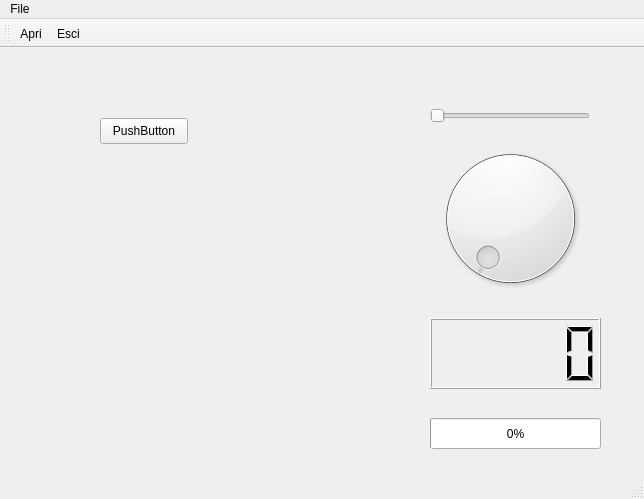
<?xml version="1.0" encoding="UTF-8"?>
<ui version="4.0">
 <class>MainWindow</class>
 <widget class="QMainWindow" name="MainWindow">
  <property name="geometry">
   <rect>
    <x>0</x>
    <y>0</y>
    <width>644</width>
    <height>499</height>
   </rect>
  </property>
  <property name="windowTitle">
   <string>Prova</string>
  </property>
  <widget class="QWidget" name="centralwidget">
   <widget class="QPushButton" name="pushButton">
    <property name="geometry">
     <rect>
      <x>100</x>
      <y>70</y>
      <width>88</width>
      <height>26</height>
     </rect>
    </property>
    <property name="text">
     <string>PushButton</string>
    </property>
   </widget>
   <widget class="QDial" name="dial">
    <property name="geometry">
     <rect>
      <x>430</x>
      <y>90</y>
      <width>161</width>
      <height>161</height>
     </rect>
    </property>
   </widget>
   <widget class="QLCDNumber" name="lcdNumber">
    <property name="geometry">
     <rect>
      <x>430</x>
      <y>270</y>
      <width>171</width>
      <height>71</height>
     </rect>
    </property>
   </widget>
   <widget class="QProgressBar" name="progressBar">
    <property name="geometry">
     <rect>
      <x>430</x>
      <y>370</y>
      <width>171</width>
      <height>31</height>
     </rect>
    </property>
    <property name="value">
     <number>0</number>
    </property>
   </widget>
   <widget class="QSlider" name="horizontalSlider">
    <property name="geometry">
     <rect>
      <x>430</x>
      <y>60</y>
      <width>160</width>
      <height>16</height>
     </rect>
    </property>
    <property name="value">
     <number>0</number>
    </property>
    <property name="orientation">
     <enum>Qt::Orientation::Horizontal</enum>
    </property>
   </widget>
  </widget>
  <widget class="QMenuBar" name="menubar">
   <property name="geometry">
    <rect>
     <x>0</x>
     <y>0</y>
     <width>644</width>
     <height>23</height>
    </rect>
   </property>
   <widget class="QMenu" name="menuFile">
    <property name="title">
     <string>File</string>
    </property>
    <addaction name="actionApri"/>
    <addaction name="separator"/>
    <addaction name="actionEsci"/>
   </widget>
   <addaction name="menuFile"/>
  </widget>
  <widget class="QStatusBar" name="statusbar"/>
  <widget class="QToolBar" name="toolBar">
   <property name="windowTitle">
    <string>toolBar</string>
   </property>
   <attribute name="toolBarArea">
    <enum>TopToolBarArea</enum>
   </attribute>
   <attribute name="toolBarBreak">
    <bool>false</bool>
   </attribute>
   <addaction name="actionApri"/>
   <addaction name="actionEsci"/>
  </widget>
  <action name="actionApri">
   <property name="text">
    <string>Apri</string>
   </property>
   <property name="shortcut">
    <string>Ctrl+A</string>
   </property>
  </action>
  <action name="actionEsci">
   <property name="text">
    <string>Esci</string>
   </property>
   <property name="shortcut">
    <string>Ctrl+Q</string>
   </property>
  </action>
 </widget>
 <resources/>
 <connections>
  <connection>
   <sender>dial</sender>
   <signal>valueChanged(int)</signal>
   <receiver>progressBar</receiver>
   <slot>setValue(int)</slot>
   <hints>
    <hint type="sourcelabel">
     <x>510</x>
     <y>193</y>
    </hint>
    <hint type="destinationlabel">
     <x>515</x>
     <y>408</y>
    </hint>
   </hints>
  </connection>
  <connection>
   <sender>dial</sender>
   <signal>valueChanged(int)</signal>
   <receiver>lcdNumber</receiver>
   <slot>display(int)</slot>
   <hints>
    <hint type="sourcelabel">
     <x>510</x>
     <y>193</y>
    </hint>
    <hint type="destinationlabel">
     <x>515</x>
     <y>328</y>
    </hint>
   </hints>
  </connection>
  <connection>
   <sender>dial</sender>
   <signal>valueChanged(int)</signal>
   <receiver>horizontalSlider</receiver>
   <slot>setValue(int)</slot>
   <hints>
    <hint type="sourcelabel">
     <x>510</x>
     <y>193</y>
    </hint>
    <hint type="destinationlabel">
     <x>509</x>
     <y>90</y>
    </hint>
   </hints>
  </connection>
  <connection>
   <sender>horizontalSlider</sender>
   <signal>valueChanged(int)</signal>
   <receiver>dial</receiver>
   <slot>setValue(int)</slot>
   <hints>
    <hint type="sourcelabel">
     <x>509</x>
     <y>90</y>
    </hint>
    <hint type="destinationlabel">
     <x>510</x>
     <y>193</y>
    </hint>
   </hints>
  </connection>
  <connection>
   <sender>actionEsci</sender>
   <signal>triggered()</signal>
   <receiver>MainWindow</receiver>
   <slot>close()</slot>
   <hints>
    <hint type="sourcelabel">
     <x>-1</x>
     <y>-1</y>
    </hint>
    <hint type="destinationlabel">
     <x>399</x>
     <y>299</y>
    </hint>
   </hints>
  </connection>
 </connections>
</ui>
